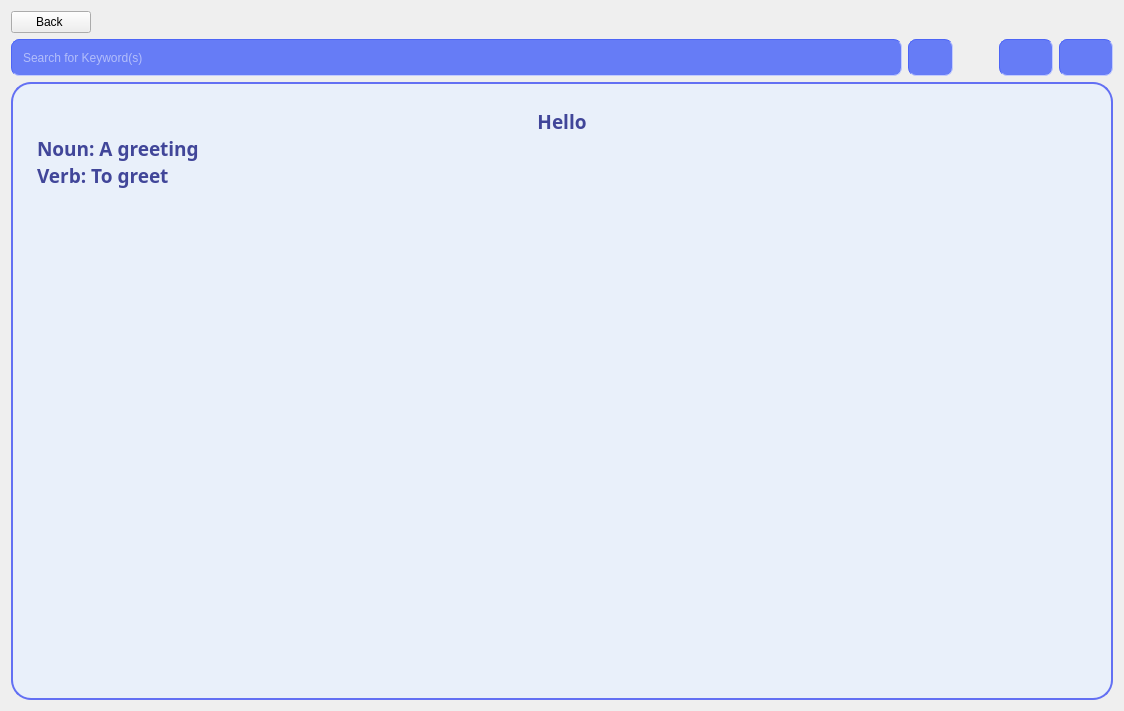
<?xml version="1.0" encoding="UTF-8"?>
<ui version="4.0">
 <class>SearchForKey</class>
 <widget class="QWidget" name="SearchForKey">
  <property name="geometry">
   <rect>
    <x>0</x>
    <y>0</y>
    <width>1124</width>
    <height>711</height>
   </rect>
  </property>
  <property name="windowTitle">
   <string>Form</string>
  </property>
  <layout class="QFormLayout" name="formLayout">
   <item row="0" column="0" colspan="2">
    <layout class="QVBoxLayout" name="verticalLayout_2">
     <item>
      <layout class="QVBoxLayout" name="verticalLayout">
       <item>
        <layout class="QHBoxLayout" name="horizontalLayout_5">
         <item>
          <widget class="QPushButton" name="pushButton">
           <property name="text">
            <string>Back </string>
           </property>
          </widget>
         </item>
         <item>
          <spacer name="horizontalSpacer_3">
           <property name="orientation">
            <enum>Qt::Horizontal</enum>
           </property>
           <property name="sizeHint" stdset="0">
            <size>
             <width>40</width>
             <height>20</height>
            </size>
           </property>
          </spacer>
         </item>
        </layout>
       </item>
       <item>
        <layout class="QHBoxLayout" name="horizontalLayout_3">
         <item>
          <layout class="QGridLayout" name="gridLayout_5">
           <item row="0" column="1">
            <widget class="QLineEdit" name="lineEdit_2">
             <property name="sizePolicy">
              <sizepolicy hsizetype="Preferred" vsizetype="Preferred">
               <horstretch>40</horstretch>
               <verstretch>0</verstretch>
              </sizepolicy>
             </property>
             <property name="styleSheet">
              <string notr="true">padding: 9px;
border-color: rgb(77, 101, 246);
border-width : 1px;
border-style:inset;
border-radius: 8px;
  min-height: 1px;
  min-width: 1px;
background-color: rgb(102, 124, 246);
color: white;
selection-color: rgb(39, 182, 240);
selection-background-color: rgb(77, 92, 245);
font: 11pt &quot;Comfortaa&quot;;</string>
             </property>
             <property name="placeholderText">
              <string>Search for Keyword(s)</string>
             </property>
            </widget>
           </item>
           <item row="0" column="2">
            <widget class="QPushButton" name="pushButton_9">
             <property name="sizePolicy">
              <sizepolicy hsizetype="Fixed" vsizetype="Fixed">
               <horstretch>2</horstretch>
               <verstretch>0</verstretch>
              </sizepolicy>
             </property>
             <property name="font">
              <font>
               <pointsize>14</pointsize>
              </font>
             </property>
             <property name="layoutDirection">
              <enum>Qt::LeftToRight</enum>
             </property>
             <property name="styleSheet">
              <string notr="true">padding: 6px;
border-color: rgb(77, 101, 246);
border-width : 1px;
border-style:inset;
border-radius: 8px;
  min-height: 1px;
  min-width: 1px;
background-color: rgb(102, 124, 246);</string>
             </property>
             <property name="text">
              <string/>
             </property>
             <property name="icon">
              <iconset resource="resources.qrc">
               <normaloff>:/img/images/search.svg</normaloff>:/img/images/search.svg</iconset>
             </property>
             <property name="iconSize">
              <size>
               <width>22</width>
               <height>27</height>
              </size>
             </property>
             <property name="autoDefault">
              <bool>false</bool>
             </property>
             <property name="default">
              <bool>false</bool>
             </property>
             <property name="flat">
              <bool>false</bool>
             </property>
            </widget>
           </item>
           <item row="0" column="3">
            <spacer name="horizontalSpacer">
             <property name="orientation">
              <enum>Qt::Horizontal</enum>
             </property>
             <property name="sizeHint" stdset="0">
              <size>
               <width>40</width>
               <height>20</height>
              </size>
             </property>
            </spacer>
           </item>
          </layout>
         </item>
         <item>
          <layout class="QHBoxLayout" name="horizontalLayout_2">
           <item>
            <layout class="QHBoxLayout" name="horizontalLayout">
             <item>
              <widget class="QPushButton" name="pushButton_2">
               <property name="sizePolicy">
                <sizepolicy hsizetype="Minimum" vsizetype="Expanding">
                 <horstretch>0</horstretch>
                 <verstretch>0</verstretch>
                </sizepolicy>
               </property>
               <property name="styleSheet">
                <string notr="true">padding: 10px;
border-color: rgb(77, 101, 246);
border-width : 1px;
border-style:inset;
border-radius: 8px;
  min-height: 1px;
  min-width: 1px;
background-color: rgb(102, 124, 246);</string>
               </property>
               <property name="text">
                <string/>
               </property>
               <property name="icon">
                <iconset resource="resources.qrc">
                 <normaloff>:/img/images/heart.svg</normaloff>
                 <normalon>:/img/images/heart-fill.svg</normalon>:/img/images/heart.svg</iconset>
               </property>
              </widget>
             </item>
             <item>
              <widget class="QPushButton" name="pushButton_3">
               <property name="sizePolicy">
                <sizepolicy hsizetype="Minimum" vsizetype="Expanding">
                 <horstretch>0</horstretch>
                 <verstretch>0</verstretch>
                </sizepolicy>
               </property>
               <property name="styleSheet">
                <string notr="true">padding: 10px;
border-color: rgb(77, 101, 246);
border-width : 1px;
border-style:inset;
border-radius: 8px;
  min-height: 1px;
  min-width: 1px;
background-color: rgb(102, 124, 246);</string>
               </property>
               <property name="text">
                <string/>
               </property>
               <property name="icon">
                <iconset resource="resources.qrc">
                 <normaloff>:/img/images/pencil.svg</normaloff>:/img/images/pencil.svg</iconset>
               </property>
              </widget>
             </item>
            </layout>
           </item>
          </layout>
         </item>
        </layout>
       </item>
      </layout>
     </item>
     <item>
      <widget class="QTextBrowser" name="textBrowser">
       <property name="sizePolicy">
        <sizepolicy hsizetype="Preferred" vsizetype="Preferred">
         <horstretch>50</horstretch>
         <verstretch>3</verstretch>
        </sizepolicy>
       </property>
       <property name="font">
        <font>
         <family>Comfortaa</family>
         <pointsize>13</pointsize>
         <italic>false</italic>
         <bold>false</bold>
        </font>
       </property>
       <property name="layoutDirection">
        <enum>Qt::LeftToRight</enum>
       </property>
       <property name="styleSheet">
        <string notr="true">padding: 20px;
border-width : 2px;
border-style:solid;
border-radius: 20px;
  min-height: 20px;
  min-width: 20px;
background-color: rgb(233, 240, 250);
border-color: rgb(99, 112, 243);
font: 13pt &quot;Comfortaa&quot;;</string>
       </property>
       <property name="html">
        <string>&lt;!DOCTYPE HTML PUBLIC &quot;-//W3C//DTD HTML 4.0//EN&quot; &quot;http://www.w3.org/TR/REC-html40/strict.dtd&quot;&gt;
&lt;html&gt;&lt;head&gt;&lt;meta name=&quot;qrichtext&quot; content=&quot;1&quot; /&gt;&lt;meta charset=&quot;utf-8&quot; /&gt;&lt;style type=&quot;text/css&quot;&gt;
p, li { white-space: pre-wrap; }
hr { height: 1px; border-width: 0; }
li.unchecked::marker { content: &quot;\2610&quot;; }
li.checked::marker { content: &quot;\2612&quot;; }
&lt;/style&gt;&lt;/head&gt;&lt;body style=&quot; font-family:'Comfortaa'; font-size:13pt; font-weight:400; font-style:normal;&quot;&gt;
&lt;p align=&quot;center&quot; style=&quot; margin-top:0px; margin-bottom:0px; margin-left:0px; margin-right:0px; -qt-block-indent:0; text-indent:0px;&quot;&gt;&lt;span style=&quot; font-size:14pt; font-weight:700; color:#414699;&quot;&gt;Hello&lt;/span&gt;&lt;/p&gt;
&lt;p align=&quot;justify&quot; style=&quot; margin-top:0px; margin-bottom:0px; margin-left:0px; margin-right:0px; -qt-block-indent:0; text-indent:0px;&quot;&gt;&lt;span style=&quot; font-size:14pt; font-weight:700; color:#414699;&quot;&gt;Noun: A greeting&lt;/span&gt;&lt;/p&gt;
&lt;p align=&quot;justify&quot; style=&quot; margin-top:0px; margin-bottom:0px; margin-left:0px; margin-right:0px; -qt-block-indent:0; text-indent:0px;&quot;&gt;&lt;span style=&quot; font-size:14pt; font-weight:700; color:#414699;&quot;&gt;Verb: To greet&lt;/span&gt;&lt;/p&gt;&lt;/body&gt;&lt;/html&gt;</string>
       </property>
       <property name="placeholderText">
        <string>Displaying...</string>
       </property>
      </widget>
     </item>
    </layout>
   </item>
  </layout>
 </widget>
 <resources>
  <include location="resources.qrc"/>
 </resources>
 <connections/>
</ui>
